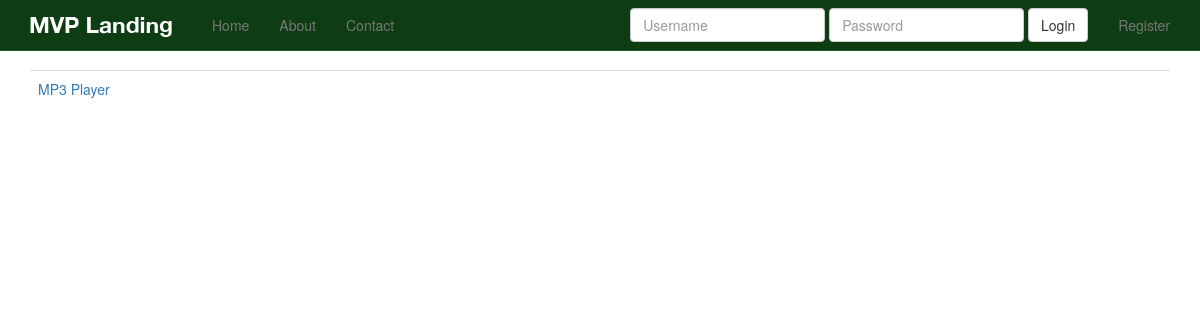
Before: /products/ with the older database file.
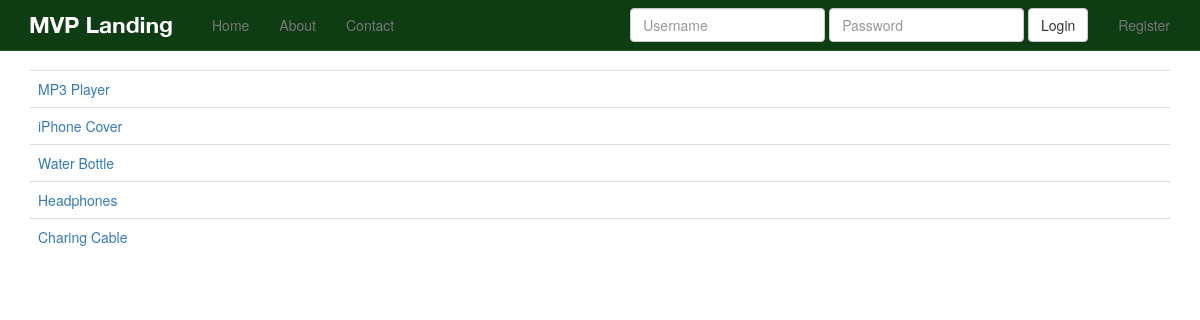
After: the same page with the newer database file.
### products/models.py (models this page shows, shortened)
class Product(models.Model):
	title = models.CharField(max_length=120)
	description = models.TextField(blank=True, null=True)
	price = models.DecimalField(decimal_places=2, max_digits=20)
	active = models.BooleanField(default=True)
	objects = ProductManager()
	def get_absolute_url(self):
		return reverse("product_detail", kwargs={"pk": self.pk})

### products/views.py (the view)
class ProductListView(ListView):
	model = Product
	queryset = Product.objects.all()
	def get_context_data(self, *args, **kwargs):
		context = super(ProductListView, self).get_context_data(*args, **kwargs)
		context["now"] = timezone.now()
		return context

### products/templates/products/product_list.html
{% extends "base.html" %}
{% block content %}
<table class='table'>
{% for object in object_list %}
<tr>
<td><a href='{{ object.get_absolute_url }}'>{{ object.title }}</a></td>
</tr>
{% endfor %}
</table>
{% endblock %}

### templates/base.html (shortened to what this page needs)
{% load staticfiles %}
<!DOCTYPE html>
<html lang="en">
  <head>
    {% include 'head_css.html' %}
  </head>
  <body>
  {% include 'navbar.html' %}
    <div class="container">
            {% block content %}
            {% endblock %}
    </div>
  </body>
</html>

### templates/head_css.html
{% load staticfiles %}
    <link rel="stylesheet" href="//maxcdn.bootstrapcdn.com/font-awesome/4.3.0/css/font-awesome.min.css">
    <link href="{% static 'css/bootstrap.min.css' %}" rel="stylesheet">
    <link href="{% static 'css/navbar-static-top.css' %}" rel="stylesheet">
     <link href="{% static 'css/custom.css' %}" rel="stylesheet">

### templates/navbar.html (shortened to what this page needs)
   {% load staticfiles %}
    <nav class="navbar navbar-default navbar-static-top">
      <div class="container">
        <div class="navbar-header">
          <a class="navbar-brand" href="{% url 'home' %}"><img src="{% static 'img/mvp_landing_logo.png' %}" /></a>
        </div>
        <div id="navbar" class="navbar-collapse collapse">
          <ul class="nav navbar-nav">
            <li><a href="{% url 'home' %}">Home</a></li>
            <li><a href="{% url 'about' %}">About</a></li>
            <li><a href="{% url 'contact' %}">Contact</a></li>
          </ul>
          <ul class="nav navbar-nav navbar-right">
          {% if request.user.is_authenticated %}
            <li><a href="{% url 'auth_logout' %}">Logout</a></li>
            {% else %}
            <li><a href="{% url 'registration_register' %}">Register</a></li>
            {% endif %}
          </ul>
          {% if not request.user.is_authenticated and not "/accounts/login" in request.get_full_path %}
            <form class='navbar-form navbar-right' method='POST' action='{% url "auth_login" %}'>{% csrf_token %}
              <div class='form-group'>
                  <input type='text' class='form-control' name='username' placeholder='Username' />
              </div>
              <div class='form-group'>
                  <input type='password' class='form-control' name='password' placeholder='Password' />
              </div>
              <button type='submit' class='btn btn-default'>Login</button>
          </form>
          {% endif %}
        </div>
      </div>
    </nav>

### templates/javascript.html (shortened to what this page needs)
{% load staticfiles %}

### static_in_pro/our_static/css/navbar-static-top.css (style rules this page uses)
body { min-height: 1000px; }
.navbar-static-top { margin-bottom: 19px; background-color: #0E3D14; border-color: #1A5F23; }
.navbar-default .navbar-brand { color: #FFF; }

Changed rows visible on the page:
added Product: title "iPhone Cover"
added Product: title "Water Bottle"
added Product: title "Headphones"
added Product: title "Charing Cable"
